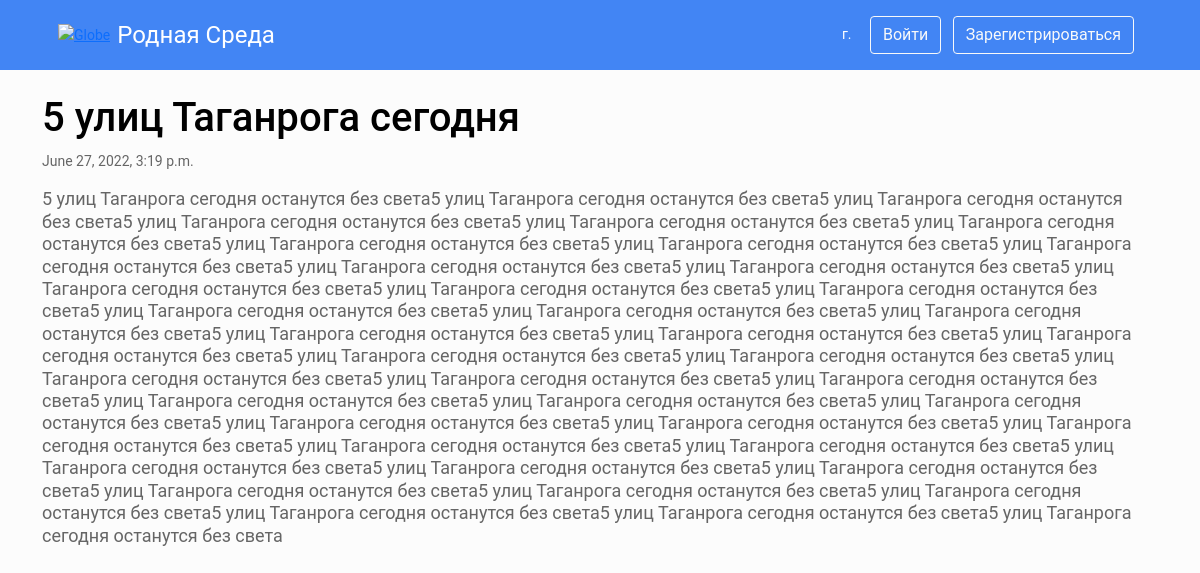
The page /news/2 on the database its author committed.
### news/models.py (models this page shows, shortened)
class Articles(models.Model):
    city = models.ForeignKey(City,
                                on_delete=models.CASCADE,
                                verbose_name='city')
    title = models.CharField('Название', max_length=50)
    anons = models.CharField('Анонс', max_length=250)
    full_text = models.TextField('Статья')
    date = models.DateTimeField('Дата публикации',default=timezone.now)
    class Meta:
        verbose_name ='Новость'
        verbose_name_plural ='Новости'

### news/views.py (the view)
# urls.py: path('<int:pk>', views.NewsDetailView.as_view(),name='news-detail'),
class NewsDetailView(DetailView):
    model = Articles
    template_name = 'news/details_view.html'
    context_object_name = 'article'

### news/templates/news/details_view.html (shortened to what this page needs)
{% extends 'main/default.html' %}
{% block content %}
   <div class="features">
       <h1 style="color:black">{{ article.title }}</h1>
       <p>{{ article.date }}</p>
       <p style="font-size: 18px;width:1100px;">{{ article.full_text }}</p>
   </div>
{% endblock %}

### main/templates/main/default.html (shortened to what this page needs)
{% load static %}
{% load auth_extras %}
<!DOCTYPE html>
<html lang="en">
<head>
    <link rel="stylesheet" href="https://cdn.jsdelivr.net/npm/bootstrap@5.1.3/dist/css/bootstrap.min.css"
>
    <link rel="stylesheet" href="{% static 'main/css/style.css' %}">
    <link rel="stylesheet" href="{% static 'registration/css/style.css'%}">
</head>
<body>
    <section class="header-bg">
        <div class="container">
            <header
                class="d-flex flex-wrap align-items-center justify-content-center justify-content-md-between py-3 mb-4 p-3 text-white">
                <div class="d-flex flex-wrap align-items-center">
                <a href="{% url 'titlepage' %}">
                <img srcset="https://img.icons8.com/office/80/globe.png 2x" alt="Globe" loading="lazy" onload="this.setAttribute('lazy', 'loaded')" onerror="this.setAttribute('lazy', 'error')" style="width: 40px; height: 40px; margin-right: 7px;" lazy="loaded">
                </a>
                <a href="{% url 'home' %}"
                    class="d-flex align-items-center me-3 mb-lg-0 text-white text-decoration-none fs-4">
                    Родная Среда
                </a>
                </div>
                {% if user.is_authenticated %}
                <!-- <form class="col-6  col-lg-auto" role="search">
                    <input type="search" class="form-control" placeholder="Поиск..." aria-label="Search">
                </form> -->
                <div class="text-end">
                    <a style="margin-right: 15px;">г.{{ city }}</a>
                    <a href="{% url 'lk' %}" type="button" class="btn btn-outline-light me-2">Личный кабинет</a>
                </div>
                {% else %}
                <div class="text-end">
                    <a style="margin-right: 15px;">г.{{ city }}</a>
                    <a href="{% url 'login' %}" type="button" class="btn btn-outline-light me-2">Войти</a>
                    <a href="{% url 'signup' %}" type="button" class="btn btn-outline-light me-2">Зарегистрироваться</a>
                </div>
                {% endif %}
            </header>
        </div>
    </section>
    <div class="container">
        <div class="row">
            <div class="col">
                {% block content %}{% endblock %}
            </div>
        </div>
    </div>
</body>
<body>
</body>
</html>

### main/static/main/css/style.css (style rules this page uses)
html { font-family: 'Montserrat', sans-serif; }

### registration/static/registration/css/style.css (style rules this page uses)
html { width: 100%; height: 100%; }
body { background-color: #fcfcfc; color: rgba(0, 0, 0, 0.6); font-family: "Roboto", sans-serif; font-size: 14px; line-height: 1.6em; -webkit-font-smoothing: antialiased; -moz-osx-font-smoothing: grayscale; }
.header-bg { background-color: #4285f4; }

### rows shown on the page
Articles: title "5 улиц Таганрога сегодня", date "June 27, 2022, 3:19 p.m.", full_text "5 улиц Таганрога сегодня останутся без света5 улиц Таганрога сегодня останутся без света5 улиц Таганрога сегодня останутся без света5 улиц Таганрога сегодня останутся без света5 улиц Таганрога сегодня останутся без света5 улиц Таганрога сегодня останутся без света5 улиц Таганрога сегодня останутся без света5 улиц Таганрога сегодня останутся без света5 улиц Таганрога сегодня останутся без света5 улиц Таганрога сегодня останутся без света5 улиц Таганрога сегодня останутся без света5 улиц Таганрога сегодня останутся без света5 улиц Таганрога сегодня останутся без света5 улиц Таганрога сегодня останутся без света5 улиц Таганрога сегодня останутся без света5 улиц Таганрога сегодня останутся без…"
